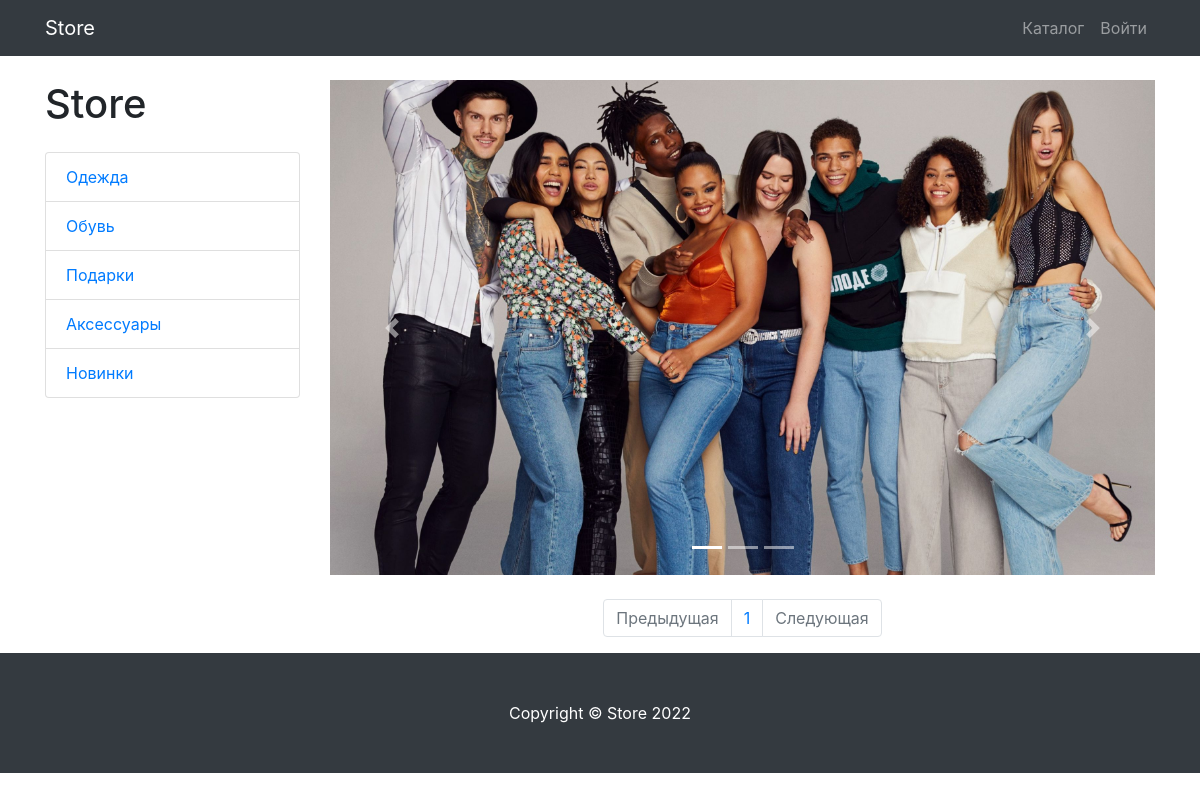
Screenshot of /products/category/2/ with the database file from the repository.
### products/models.py (models this page shows, shortened)
class ProductCategory(models.Model):
    name = models.CharField(max_length=128, unique=True)
    description = models.TextField(null=True, blank=True)
    class Meta:
        verbose_name = 'Category'
        verbose_name_plural = 'Categories'

### products/views.py (the view)
# urls.py: path('', products, name='index'),
def products(request, category_id=None, page_number=1):
    if category_id:
        products = Product.objects.filter(category_id=category_id)
    else:
        products = Product.objects.all()
    per_page = 2
    paginator = Paginator(products, per_page)
    products_paginator = paginator.page(page_number)
    context = {
        'title': 'Store - Каталог',
        'categories': ProductCategory.objects.all(),
        'products': products_paginator,
}
    return render(request,'products/products.html', context)

### products/templates/products/products.html (shortened to what this page needs)
{% extends 'products/base.html' %}
{% load static %}
{% block css %}
    <link href="{% static 'vendor/css/products.css' %}" rel="stylesheet">
{% endblock %}
{% block content %}
<div class="container">
    <div class="row">
        <div class="col-lg-3">
            <h1 class="my-4">Store</h1>
            <div class="list-group">
                {% for category in categories %}
                  <a href="{% url 'products:category' category.id %}" class="list-group-item">{{ category.name }}</a>
                {% endfor%}
            </div>
        </div>
        <div class="col-lg-9">
            <div id="carouselExampleIndicators" class="carousel slide my-4" data-ride="carousel">
                <ol class="carousel-indicators">
                    <li data-target="#carouselExampleIndicators" data-slide-to="0" class="active"></li>
                    <li data-target="#carouselExampleIndicators" data-slide-to="1"></li>
                    <li data-target="#carouselExampleIndicators" data-slide-to="2"></li>
                </ol>
                <div class="carousel-inner" role="listbox">
                    <div class="carousel-item active">
                        <img class="d-block img-fluid" src="{% static 'vendor/img/slides/slide-1.jpg' %}" alt="First slide">
                    </div>
                </div>
                <a class="carousel-control-prev" href="#carouselExampleIndicators" role="button" data-slide="prev">
                    <span class="carousel-control-prev-icon" aria-hidden="true"></span>
                </a>
                <a class="carousel-control-next" href="#carouselExampleIndicators" role="button" data-slide="next">
                    <span class="carousel-control-next-icon" aria-hidden="true"></span>
                </a>
            </div>
            <nav aria-label="Page navigation example">
                <ul class="pagination justify-content-center">
                    <li class="page-item {% if not products.has_previous %} disabled {% endif %}">
                        <a class="page-link"
                           href="{% if products.has_previous %} {% url 'products:paginator' products.previous_page_number %} {% else %} # {% endif %}"
                           tabindex="-1" aria-disabled="true">
                            Предыдущая
                        </a>
                    </li>
                    {% for page in products.paginator.page_range %}
                        <li class="page-item">
                            <a class="page-link" href="{% url 'products:paginator' page %}">
                                {{ page }}
                            </a>
                        </li>
                    {% endfor %}
                    <li class="page-item {% if not products.has_previous %} disabled {% endif %}">
                        <a class="page-link"
                           href="{% if products.has_next %} {% url 'products:paginator' products.next_page_number %} {% else %} # {% endif %}">
                            Следующая
                        </a>
                    </li>
                </ul>
            </nav>
        </div>
    </div>
</div>
{% endblock %}
{% block footer %}
<footer class="py-5 bg-dark">
    <div class="container">
        <p class="m-0 text-center text-white">Copyright &copy; Store 2022</p>
    </div>
</footer>
{% endblock %}

### rows the page displays
ProductCategory: name "Одежда"
ProductCategory: name "Обувь"
ProductCategory: name "Подарки"
ProductCategory: name "Аксессуары"
ProductCategory: name "Новинки"

### other values shown
{{ page }} "1"
